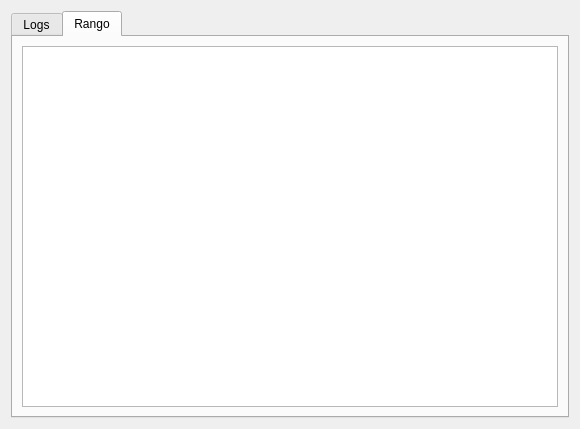
<?xml version="1.0" encoding="UTF-8"?>
<ui version="4.0">
 <class>Form</class>
 <widget class="QWidget" name="Form">
  <property name="geometry">
   <rect>
    <x>0</x>
    <y>0</y>
    <width>580</width>
    <height>429</height>
   </rect>
  </property>
  <property name="windowTitle">
   <string>Form</string>
  </property>
  <layout class="QGridLayout" name="gridLayout">
   <item row="0" column="0">
    <widget class="QTabWidget" name="tabWidget">
     <property name="currentIndex">
      <number>1</number>
     </property>
     <widget class="QWidget" name="tab_logs">
      <attribute name="title">
       <string>Logs</string>
      </attribute>
      <layout class="QGridLayout" name="gridLayout_2">
       <item row="0" column="0">
        <widget class="QTableWidget" name="table_logs"/>
       </item>
      </layout>
     </widget>
     <widget class="QWidget" name="tab_rango">
      <attribute name="title">
       <string>Rango</string>
      </attribute>
      <layout class="QGridLayout" name="gridLayout_4">
       <item row="0" column="0">
        <widget class="QTableWidget" name="table_rango"/>
       </item>
      </layout>
     </widget>
    </widget>
   </item>
  </layout>
 </widget>
 <resources/>
 <connections/>
</ui>
